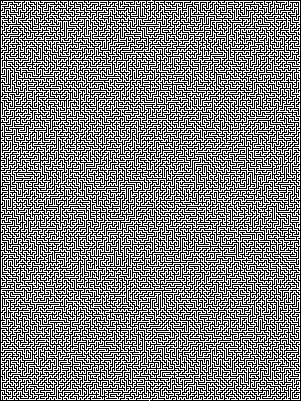
#> input picture Maze_Pictures/200x150.png, 301 x 401 px
$ python Solver.py Maze_Pictures/200x150.png
#> lines starting #> are read from the running program, lines starting #| are printed output that depends on the picture; after the words box and inside, x2 and y2 are one past the last pixel; in counts of white or black regions, pixels touching at a corner belong together
### ScanImage.py
# import cv2
from cv2 import imread, imwrite, imshow, waitKey, cvtColor, COLOR_GRAY2RGB
from dataclasses import dataclass
from collections import deque
from functools import lru_cache


def color(i, length):  # BGR
    """
    Pattern to color solved maze

    In the format BGR

    B := node_pos/path_length
    Start colour := 255-B
    End Color := B
    0 <= B <= 255
    """
    return (B := 255*i//length, 0, 255-B)


@dataclass
class state:
    EMPTY: int = 255
    WALL: int = 0
    NODE_CLR: int = 127


class FindNodes:
    def __init__(self, image: str, extension: str = ".png"):
#> called with image = 'Maze_Pictures/200x150.png', extension = '.png'
        self.maze = imread(image, 0)
#> self.maze: shape (401, 301); 49.7% white in thin lines or dots
        if self.maze is None:
            raise ValueError("No picture supplied")
        self.fast_maze = deque(map(deque, self.maze))
        self.rows, self.columns = self.maze.shape[:2]
#> self.rows = 401; self.columns = 301
        self.name = image.split(extension)[0]
        self.name = "Solved/" + self.name.split("/")[-1]
        self.start = (0, self.maze[0].tolist().index(state.EMPTY))
#> self.start = (0, 151)
        self.end = (self.rows - 1, self.maze[self.rows - 1].tolist().index(state.EMPTY))
#> self.end = (400, 149)

    def neighbours(self, row: int, column: int) -> tuple:
        '''
        determine the cardinal neighbours of a given position i.e.
                            N
                        W   +   E
                            S
        '''
        return \
            self.fast_maze[row + 1][column], self.fast_maze[row - 1][column], \
            self.fast_maze[row][column + 1], self.fast_maze[row][column - 1]

    def find_nodes(self, draw: bool = True) -> list:
        '''
        find the nodes of the given maze, it works off a pixel-to-pixel basis
        '''
#> called with draw = True
        self.nodes = deque([self.start, self.end])
        for row in range(1, self.rows - 1):
            for column in range(1, self.columns - 1):
                up, down, left, right = self.neighbours(row, column)
                if (up or down) and (left or right) and self.fast_maze[row][column] == state.EMPTY:
                    self.nodes.append((row, column))
        if draw:
            self.draw_nodes()
        return self.nodes

    def draw_nodes(self, write: bool = False, show: bool = False, make_nodes: bool = False):
        ''' draw the found nodes on a new image with the option to show the picture '''
#> called with write = False, show = False, make_nodes = False
        self.img_node = self.maze.copy()
        for row, column in self.nodes:
            self.img_node[row][column] = state.NODE_CLR
#> this loop made 17829 passes
#> (row, column) on passes 1 to 3: (0, 151), (400, 149), (1, 3)
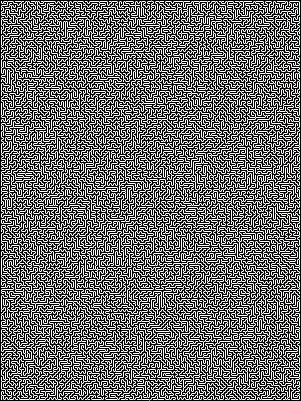
#> self.img_node: shape (401, 301); min 0, max 255, mean 107.9

        if write:
            imwrite(f"{self.name}_node.png", self.img_node)
        if show:
            print("Press esc to exit")
            imshow(f"{self.name}_node.png", self.img_node)
            waitKey(0)

    @lru_cache
    def find_neighbours(self, row: int, column):
        '''
        find the nodal neighbours of a given position,
        unlike neighbours which finds immediate neigbours
        '''
        def search(line, pos, inc):
            length = len(line) - 1
            while True:
                if pos + inc < 0 or pos + inc > length:
                    return
                pos += inc
                val = line[pos]
                if val == state.EMPTY:
                    continue
                elif val == state.NODE_CLR:
                    return pos
                elif val == state.WALL:
                    return

        r, c = self.img_node[row], self.img_node[:, column]  # Column or row
        cardinals = deque([
            (search(c, row, -1), column,),  # Up
            (search(c, row, 1), column, ),  # Down
            (row, search(r, column, -1),),  # left
            (row, search(r, column, 1), ),  # right
        ])  # OPTIMIZE: Not sure the best way to organise it properly
        return [var for var in cardinals if var[0] is not None and var[1] is not None]

    # [7 lines left out: function length, not called in this run]

    def draw_solved(self, nodes: deque, path_length: int = 100, show=False, write=False):
        ''' draw the solved nodes on the grid and save it to the Solved folder '''
        if not nodes:
            raise ValueError("No nodes supplied")
        solved = cvtColor(self.maze, COLOR_GRAY2RGB)

        path_length += len(nodes)
        count = 0
        curr = nodes.popleft()
        while nodes:
            prev, curr = curr, nodes.popleft()
            pr, pc = prev
            cr, cc = curr
            if pr > cr:
                pr, cr = cr, pr
            if pc > cc:
                pc, cc = cc, pc

            for r in range(pr, cr+1):
                solved[r][pc] = color(count, path_length)
                count += 1
            for c in range(pc, cc+1):
                solved[pr][c] = color(count, path_length)
                count += 1
            count -= 1
        if write:
            imwrite(f"{self.name}_solved.png", solved)
        if show:
            imshow(f"{self.name}_solved.png", solved)
            waitKey(0)

### Solver.py
from ScanImage import FindNodes
from queue import PriorityQueue
from math import hypot
from collections import deque
from time import time
from sys import argv


class func:
    ''' no native function type '''
    pass


class AStar:
    def __init__(self, maze_name: str):
        self.maze_name = maze_name
        self.NodeClass = FindNodes(maze_name)

    def distance(self, start: tuple, end: tuple) -> int:
        '''
        distance from one node to its direct neighbour
            Args:
                start: tuple[int, int] - [row, column] of the start node
                end: tuple[int, int] - [row, column] of the end node

            Returns:
                int: distance between the nodes

            Note:
                Neighbours are always parallel in one dimension
        '''
        s_row, s_column = start
        e_row, e_column = end
        return abs(s_row-e_row + s_column-e_column)

    def heuristic(self, curr: tuple, end: tuple) -> float:
        '''
        Hypotenuse distance between curr node, and the maze end node
            Args:
                curr: tuple[int, int] - [row, column] of the current node
                end: tuple[int, int] - [row, column] of the end node

            Returns:
                float: Hypotenuse distance between the node and the end

            Note:
                Neighbours are always parallel in one dimension
        '''
        c_row, c_column = curr
        e_row, e_column = end
        return round(hypot(c_row - e_row, c_column - e_column), 2)

    def reconstruct_path(self, curr: tuple, came_from: dict) -> deque:
        '''
        The node-to-node path from curr to the start of the maze
            Args:
                curr: tuple[int, int] - [row, column] of the curr node
                came_from: dict - all the nodes preceding the curr node

            Returns:
                total_path: deque[tuple]
        '''
        total_path = deque([curr])
        while curr in came_from:
            curr = came_from[curr]
            total_path.appendleft(curr)
        return total_path

    def solve(self, heuristic: func = None) -> deque:
        '''
        Uses the A* algorithm, similar to Djkistra's method
            Args:
                heuristic: functin to evaulate score from curr pos to end pos

            Returns:
                deque: The path of the start node to the end node or deque() if no path is found

            Notes:
                https://en.wikipedia.org/wiki/A*_search_algorithm [Accessed: 25/01/2021]
        '''
        if not heuristic:
            heuristic = self.heuristic
        start, end = self.NodeClass.start, self.NodeClass.end

        start_time = time()
        print("Finding nodes...")
        nodes = self.NodeClass.find_nodes()
        total_time = round(time()-start_time, 2)
        print(f"Nodes found, that took {total_time}s and found {len(nodes)} nodes")
#| Nodes found, that took 2.93s and found 17829 nodes
        del total_time

        print("Starting to solve")
        openSet = PriorityQueue()
        openSet.put((0, start))
        came_from = dict()

        gScore = dict.fromkeys(nodes, float('inf'))  # Distance from start
#> gScore = 17829 items
        gScore[start] = 0

        fScore = dict.fromkeys(nodes, float('inf'))  # Distance from end
#> fScore = 17829 items
        fScore[start] = heuristic(start, end)
        visited = set()
        try:
            while not openSet.empty():
                _, (current) = openSet.get()
                # print(current)
                if current == end:
                    total_time = round(time()-start_time, 2)
                    print(f"Maze solved! that took {total_time}s")
                    return self.reconstruct_path(current, came_from)

                for neighbour in self.NodeClass.find_neighbours(*current):
                    temp_g_score = gScore[current] + self.distance(neighbour, current)
                    if temp_g_score < gScore[neighbour]:
                        came_from[neighbour] = current
                        gScore[neighbour] = temp_g_score
                        fScore[neighbour] = temp_g_score + heuristic(neighbour, end)

                        if neighbour not in visited:
                            openSet.put((fScore[neighbour], neighbour))
                            visited.add(neighbour)
#> this loop made 11885 passes
        except KeyboardInterrupt:
            total_time = round(time()-start_time, 2)
            print(f"\nKeyboard interupt at {total_time}s")
            print("Visited:", len(visited), "nodes")
            quit()

        total_time = round(time()-start_time, 2)
        print(f"Maze not solved, that took {total_time}s")
        return deque()

    def save_maze(self, solved: deque, show=False, write=False):

        def total_path(nodes: deque) -> int:
            '''
            Calculates the length of the path given
                Args:
                    solved: path of the nodes taken

                Returns:
                    total: The length of the path in units

                Notes:
                    Distance is calculated using the distance function
            '''
            if not nodes or (length := len(nodes)) < 2:
                return 0
            left, total = 0, 0
            while left < length:
                total += self.distance(nodes[left-1], nodes[left])
                left += 1
            return total

        length = total_path(solved)
        print(f"The path is {length} units long")
        self.NodeClass.draw_solved(solved, length, show=show, write=write)


def main(Solver):
    if len(argv) != 2:
        raise FileNotFoundError("No picture supplied")
    Solver = Solver(argv[1])
    solved = Solver.solve()
    if not solved:
        return
    show = input("Show pictures? (y/N): ").lower() == 'y'
#> the answer given: y
    save = input("Save pictures? (y/N): ").lower() == 'y'
#> the answer given: out.png
    Solver.save_maze(solved, show, save)
#> in draw_solved, solved is the input picture: shape (401, 301, 3); 49.7% white in thin lines or dots
#> after the loop in draw_solved, `while nodes:`:
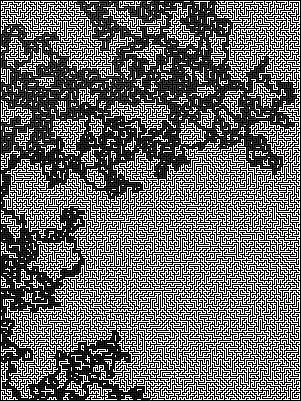
#> solved: shape (401, 301, 3); 11.6% of pixels changed, all inside (x1, y1, x2, y2) = (1, 0, 296, 401)


if __name__ == '__main__':
    main(AStar)

$ run again, on Maze_Pictures/400x100.png
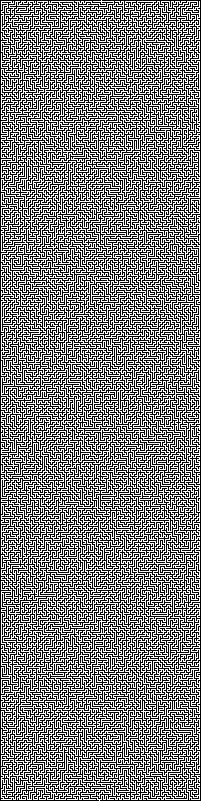
#> input picture Maze_Pictures/400x100.png, 201 x 801 px
#> self.maze: shape (801, 201); 49.7% white in thin lines or dots
#> self.start = (0, 101)
#> self.end = (800, 99)
#> the loop in draw_nodes, `for row, column in self.nodes:` made 23777 passes
#> (row, column) on passes 1 to 3: (0, 101), (800, 99), (1, 1)
#> after the loop in draw_nodes, `for row, column in self.nodes:`:
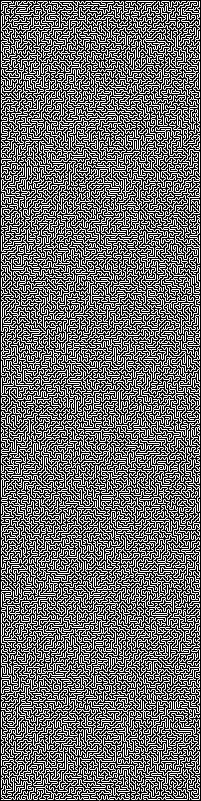
#> self.img_node: shape (801, 201); min 0, max 255, mean 107.8
#| Nodes found, that took 5.22s and found 23777 nodes
#> gScore = 23777 items
#> the loop in solve, `while not openSet.empty():` made 21210 passes
#> in draw_solved, solved is the input picture: shape (801, 201, 3); 49.7% white in thin lines or dots
#> after the loop in draw_solved, `while nodes:`:
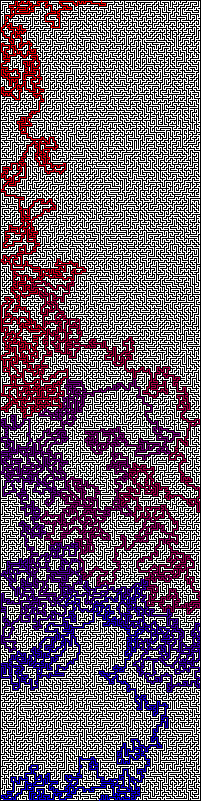
#> solved: shape (801, 201, 3); 12.1% of pixels changed, all inside (x1, y1, x2, y2) = (1, 0, 200, 801)

$ run again, on Maze_Pictures/braid200.png
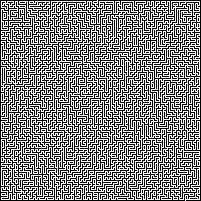
#> input picture Maze_Pictures/braid200.png, 201 x 201 px
#> self.maze: shape (201, 201); 51.2% white; black in thin lines or dots
#> self.start = (0, 97)
#> self.end = (200, 185)
#> the loop in draw_nodes, `for row, column in self.nodes:` made 6308 passes
#> (row, column) on passes 1 to 3: (0, 97), (200, 185), (1, 1)
#> after the loop in draw_nodes, `for row, column in self.nodes:`:
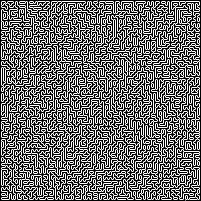
#> self.img_node: shape (201, 201); min 0, max 255, mean 110.6
#| Nodes found, that took 0.99s and found 6308 nodes
#> gScore = 6308 items
#> the loop in solve, `while not openSet.empty():` made 5466 passes
#> in draw_solved, solved is the input picture: shape (201, 201, 3); 51.2% white; black in thin lines or dots
#> after the loop in draw_solved, `while nodes:`:
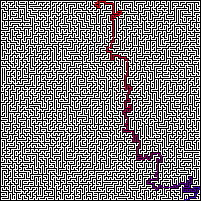
#> solved: shape (201, 201, 3); 1.48% of pixels changed, all inside (x1, y1, x2, y2) = (95, 0, 200, 201)
